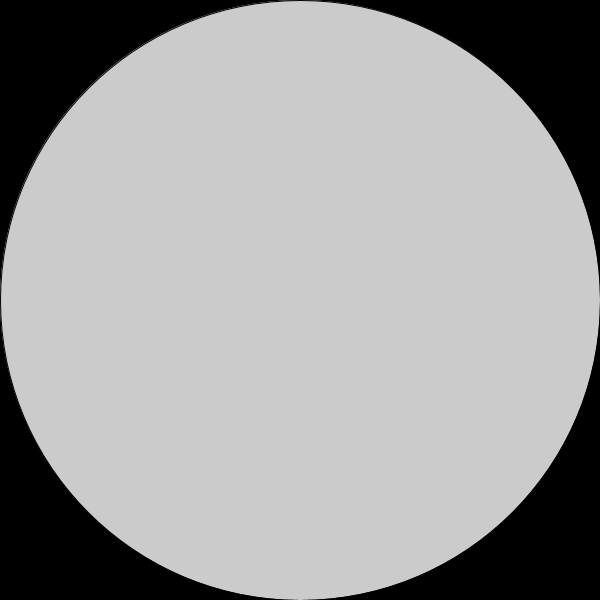
Frame 1 (no input)
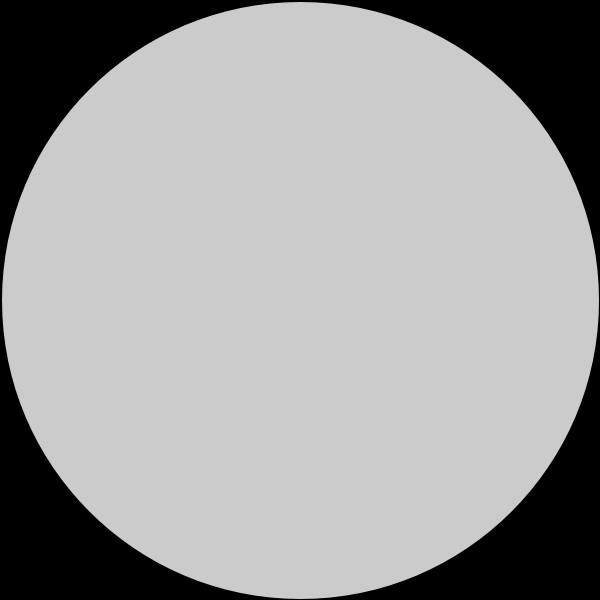
Frame 60 (the mouse pressed at the canvas centre just before this capture)
Frame 120 (the mouse held since frame 60 and released just before this capture): identical to frame 60, image omitted

The Processing sketch that drew these frames (run headless with seeded random() and noise(); from frame 60 on, the mouse is pressed at the canvas centre):

// Processing sketch: processing_84326
// ── processing_84326.pde

ArrayList Circles = new ArrayList(); 
Circle D; 
 
void setup(){
  size(600,600); 
  smooth(); 
}
 
void draw(){
  background(0);
  stroke(0);
  fill(203);
  ellipse(width/2, height/2, width, height);
  strokeWeight(3);
  for (int i=0; i<Circles.size(); i++){ 
    Circle D = (Circle) Circles.get(i); 
    D.run(); 
  }
}

class Circle { 
 
  PVector pos; 
  color c; 
  float s; 
  int age; 
 
  Circle( PVector _pos, color _c, float _s  ) { 
    pos = _pos; 
    c = _c;
    s = _s;
  }
 
  void run() { 
    render(); 
    age += 3; 
    if(age > 600) { 
      Circles.remove(this);
    }
  }
 
  void render() { 
    fill(0, 0, 255, 155-age*0.35); 
    ellipse( pos.x, pos.y, age*1.5, age*1.5 ); 
  }
}
 
void keyPressed(){
   
  
  Circle D = new Circle( new PVector(random(width), random(height)), color(100),0); 
  Circles.add(D); 
  }
  
